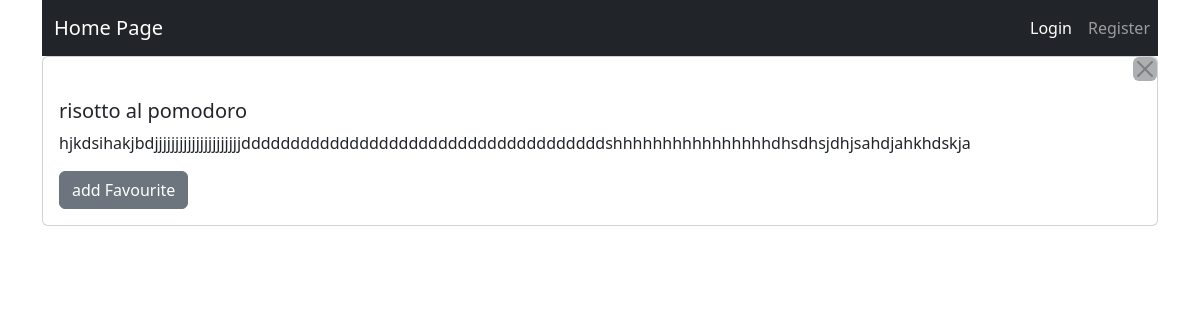
The app's page /HomeRecipes/6 with its own data.
### recipes/models.py (models this page shows)
class Recipe(models.Model):
    recipesName = models.CharField(max_length=30)
    recipesDifficult = models.CharField(max_length=30)
    category = models.CharField(blank=True, max_length=30, null=True)
    users = models.ForeignKey(User, blank=True, null=True, on_delete=models.CASCADE)
    description = models.CharField(max_length=2000, null=True)  # deve consentire una breve descrizione del piatto
    favorite = models.ManyToManyField(User, related_name='favorite_recipe')
    images = models.ImageField(null=True, upload_to='recipe_images/', blank=True)

### pages/views.py (the view)
# urls.py: path('HomeRecipes/<int:id>', views.seeRecipe, name='home_see_recipe')
@user_passes_test(check_login)
def seeRecipe(request, id):
    recipe = Recipe.objects.get(id=id)
    is_favorite = False
    if request.user.is_authenticated:
        is_favorite = recipe in request.user.favorite_recipe.all()
    context = {
        'recipe': recipe,
        'is_favorite': is_favorite
    }
    return render(request, 'see_selected_recipes.html', context)

### pages/views.py (called while the page is built)
def check_login(user):
    return True

### templates/see_selected_recipes.html (shortened to what this page needs)
{% extends 'home.html' %}
{% block content %}
    <div class="card">
    <div class="text-end">
     <button type="button" class="btn-close" aria-label="Close" style="background-color: #5C636A" onclick="window.location.href = '{% url 'home_recipes' %}';"></button>
    </div>
  <div class="card-body">
    <h5 class="card-title">{{ recipe.recipesName }}</h5>
    <p class="card-text">{{ recipe.description }}</p>
      <form method='post'>
          {% if is_favorite%}
              <a href="{% url 'fast-delete-favorite-recipes' recipe.id %}" class="btn btn-danger">remove Favourite</a>
              {% else %}
              <a href="{% url 'favorite-recipes' recipe.id %}" class="btn btn-secondary">add Favourite</a>
          {% endif %}
      </form>
  </div>
</div>
{% endblock %}

### records on screen
Recipe: recipesName "risotto al pomodoro", description "hjkdsihakjbdjjjjjjjjjjjjjjjjjjjjjdddddddddddddddddddddddddddddddddddddshhhhhhhhhhhhhhhhdhsdhsjdhjsahdjahkhdskja"
